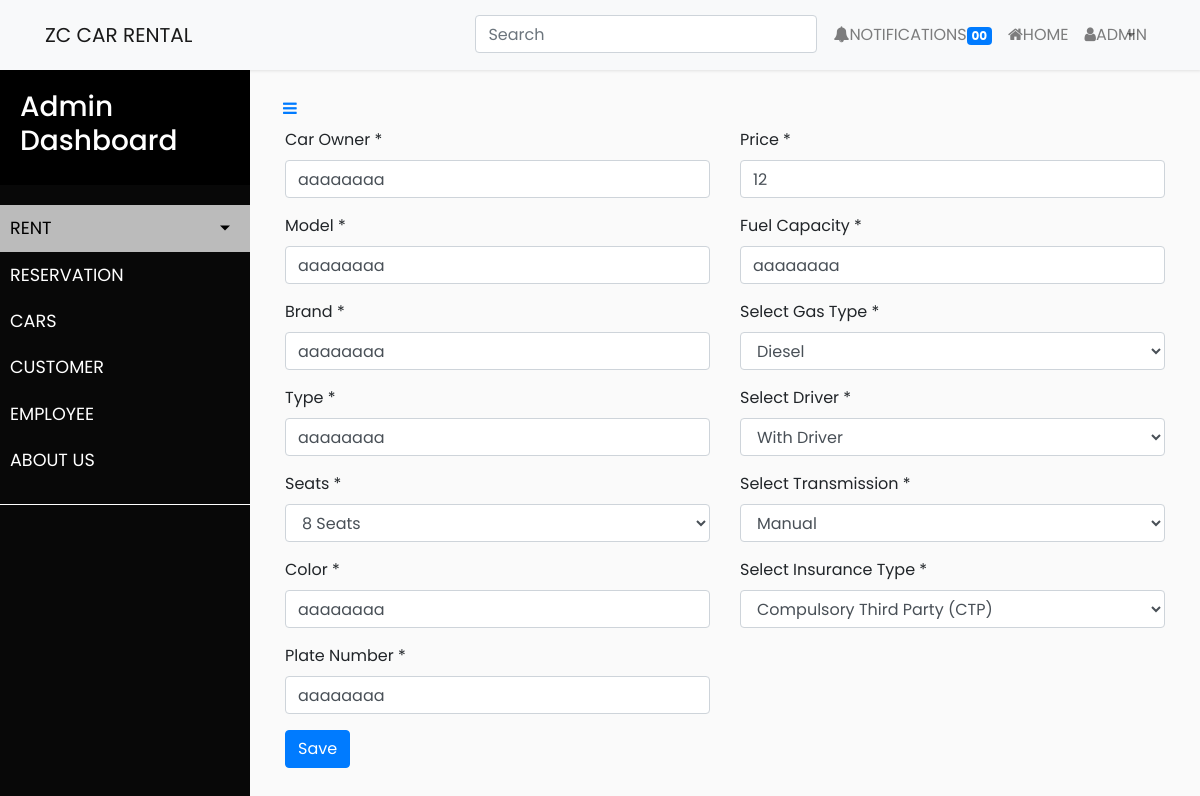
The app's page /car_controller/edit_car_details/26 with its own data.
### tables this page shows
CREATE TABLE `tbl_car_profile` (
  `car_id` int(11) NOT NULL,
  `car_owner` varchar(255) DEFAULT NULL,
  `car_model` varchar(255) DEFAULT NULL,
  `car_brand` varchar(255) DEFAULT NULL,
  `car_type` varchar(255) DEFAULT NULL,
  `car_seats` varchar(255) DEFAULT NULL,
  `car_color` varchar(255) DEFAULT NULL,
  `car_platenumber` varchar(255) DEFAULT NULL,
  `car_price` varchar(255) DEFAULT NULL,
  `car_fuel_capacity` varchar(255) DEFAULT NULL,
  `car_gas_type` varchar(255) DEFAULT NULL,
  `car_driver` varchar(255) DEFAULT NULL,
  `car_transmission` varchar(255) DEFAULT NULL,
  `car_insurance` varchar(255) DEFAULT NULL,
  `is_available` tinyint(4) NOT NULL DEFAULT 1,
  `created_at` timestamp NOT NULL DEFAULT current_timestamp(),
  `updated_at` timestamp NULL DEFAULT NULL ON UPDATE current_timestamp()
);

### application/controllers/Car_controller.php (called while the page is built, shortened)
<?php
class Car_controller extends CI_Controller {
	public function __construct()
    {
        $this->load->model('car_model');
    }
    public function edit_car_details($id=null)
    {
        $data['car'] = $this->car_model->get_car_by_id($id);
        $data['main_view'] = "admin/edit_car_details";
        $this->load->view('layouts/main', $data);
    }
}

### index.php (called while the page is built, shortened)
<?php
require_once BASEPATH.'core/CodeIgniter.php';

### application/models/Car_model.php (called while the page is built, shortened)
<?php
class Car_model extends CI_Model {
	public function get_car_by_id($id) {
		$this->db->where('car_id', $id);
		$query = $this->db->get('tbl_car_profile');
		if($query->num_rows() > 0){
			return $query->row();
		}else{
			return false;
		}
	}
}

### application/views/admin/edit_car_details.php (the view, shortened to what this page needs)
<div class="container">
	<?php echo form_open_multipart('car_controller/edit_car_data');?>
	<div class="row">
		<div class="col-lg-6">
			<div class="form-group">
				<label for="">Car Owner * </label>
				<input type="text" class="form-control <?= (form_error('owner') == '' ? '':'is-invalid') ?>" id="" name="owner" value="<?php echo (isset($car->car_owner)? $car->car_owner:set_value('owner')); ?>">
			</div>
			<div class="form-group">
				<label for="">Model * </label>
				<input type="text" class="form-control <?= (form_error('model') == '' ? '':'is-invalid') ?>" id="" name="model" value="<?php echo (isset($car->car_model)? $car->car_model:set_value('model')); ?>">
			</div>
			<div class="form-group">
				<label for="">Brand * </label>
				<input type="text" class="form-control <?= (form_error('brand') == '' ? '':'is-invalid') ?>" id="" name="brand" value="<?php echo (isset($car->car_brand)? $car->car_brand:set_value('brand')); ?>">
			</div>
			<div class="form-group">
				<label for="">Type * </label>
				<input type="text" class="form-control <?= (form_error('type') == '' ? '':'is-invalid') ?>" id="" name="type" value="<?php echo (isset($car->car_type)? $car->car_type:set_value('type')); ?>">
			</div>
			<div class="form-group">
				<label for="">Seats * </label>
				<select class="form-control <?= (form_error('seats') == '' ? '':'is-invalid') ?>" name="seats" value="<?php echo $car->car_seats; ?>">
					<option <?php echo (isset($car->car_seats) ? 'selected':set_select('seats', '8')); ?> value="8">8 Seats</option>
				</select>
			</div>
			<div class="form-group">
				<label for="">Color * </label>
				<input type="text" class="form-control <?= (form_error('color') == '' ? '':'is-invalid') ?>" id="" name="color" value="<?php echo (isset($car->car_color)? $car->car_color:set_value('color')); ?>">
			</div>
			<div class="form-group">
				<label for="">Plate Number * </label>
				<input type="text" class="form-control <?= (form_error('platenumber') == '' ? '':'is-invalid') ?>" id="" name="platenumber" value="<?php echo (isset($car->car_platenumber)? $car->car_platenumber:set_value('platenumber')); ?>">
			</div>
		</div>
		<div class="col-lg-6">
			<div class="form-group">
				<label for="">Price * </label>
				<input type="text" class="form-control <?= (form_error('price') == '' ? '':'is-invalid') ?>" id="" name="price" value="<?php echo (isset($car->car_price)? $car->car_price:set_value('price')); ?>">
			</div>
			<div class="form-group">
				<label for="">Fuel Capacity * </label>
				<input type="text" class="form-control <?= (form_error('fuelcapacity') == '' ? '':'is-invalid') ?>" id="" name="fuelcapacity" value="<?php echo (isset($car->car_fuel_capacity)? $car->car_fuel_capacity:set_value('fuelcapacity')); ?>">
			</div>
			<div class="form-group">
				<label for="">Select Gas Type *</label>
				<select class="form-control <?= (form_error('gastype') == '' ? '':'is-invalid') ?>" name="gastype">
					<option <?php echo (isset($car->car_gas_type) && ($car->car_gas_type == 'Diesel') ? 'selected':set_select('gastype', 'Diesel', TRUE)); ?> value="Diesel">Diesel</option>
				</select>
			</div>
			<div class="form-group">
				<label for="">Select Driver *</label>
				<select class="form-control <?= (form_error('driver') == '' ? '':'is-invalid') ?>" name="driver">
					<option <?php echo (isset($car->car_driver) && ($car->car_driver == 'With Driver') ? 'selected':set_select('driver', 'With Driver', TRUE)); ?> value="With Driver">With Driver</option>
				</select>
			</div>
			<div class="form-group">
				<label for="">Select Transmission *</label>
				<select class="form-control <?= (form_error('transmission') == '' ? '':'is-invalid') ?>" name="transmission">
					<option <?php echo (isset($car->car_transmission) && ($car->car_transmission == 'manual') ? 'selected':set_select('transmission', 'manual', TRUE)); ?> value="manual">Manual</option>
				</select>
			</div>
			<div class="form-group">
				<label for="">Select Insurance Type *</label>
				<select class="form-control <?= (form_error('insurance') == '' ? '':'is-invalid') ?>" name="insurance">
					<option <?php echo (isset($car->car_insurance) && ($car->car_insurance == 'ctp') ? 'selected':set_select('insurance', 'ctp', TRUE)); ?> value="ctp">Compulsory Third Party (CTP)</option>
				</select>
			</div>
		</div>
	</div>
		<div>
			<button class="btn btn-primary" name="editcarsubmit" value="editcar" type="submit">Save</button>
		</div>
	<?php echo form_close(); ?>
</div>
</div>

### assets/css/styles.css (style rules this page uses)
body { font-family: 'Poppins', sans-serif; background: #fafafa; }

### records on screen
tbl_car_profile: owner "aaaaaaaa", model "aaaaaaaa", brand "aaaaaaaa", type "aaaaaaaa", seats "8 Seats", color "aaaaaaaa", platenumber "aaaaaaaa", price "12", fuelcapacity "aaaaaaaa", gastype "Diesel", driver "With Driver", transmission "Manual", insurance "Compulsory Third Party (CTP)"
